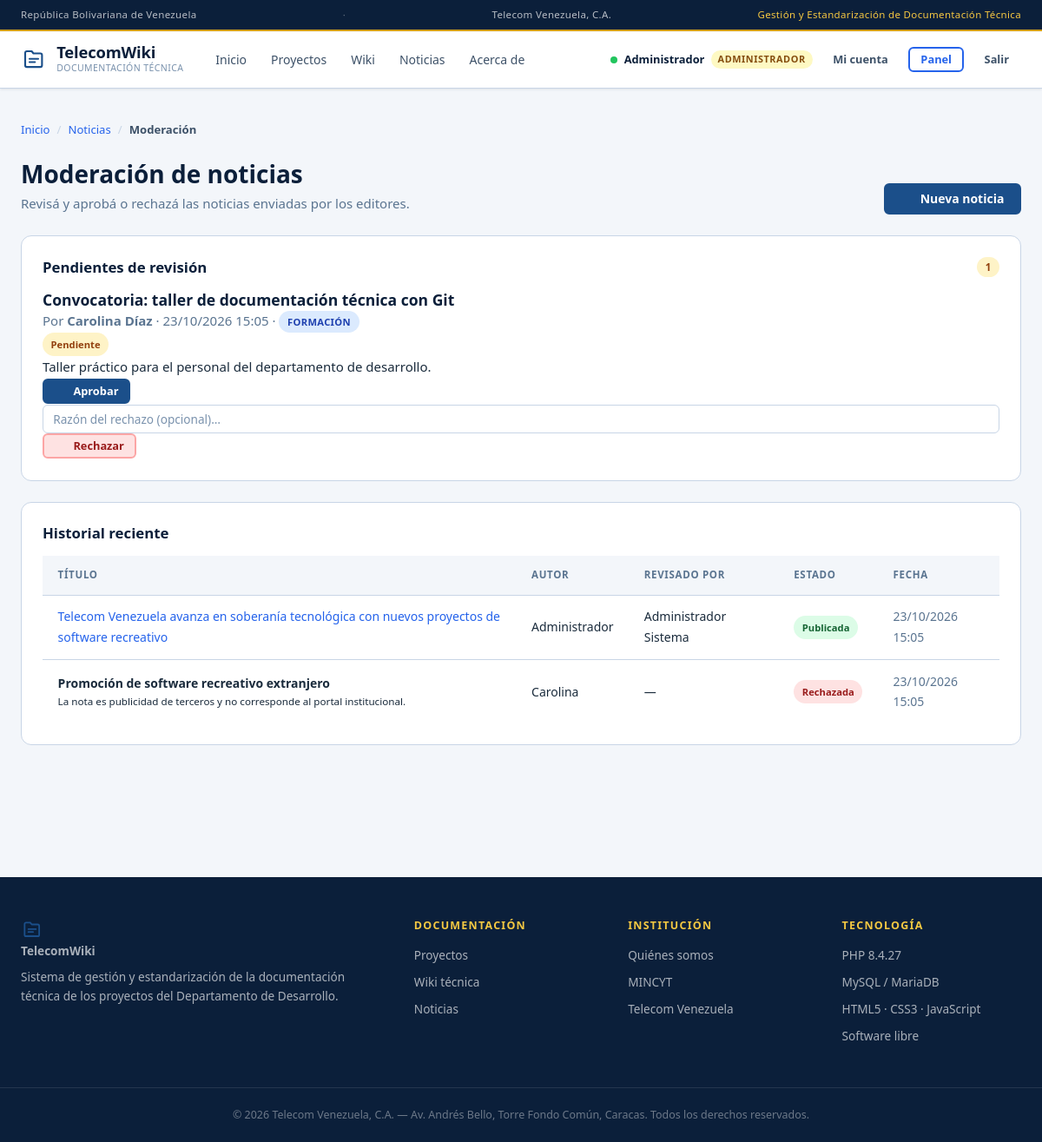
The app's page /frontend/noticias_moderar.php (signed in) with its own data.
### tables this page shows
CREATE TABLE `usuarios` (
    `id`            INT UNSIGNED NOT NULL AUTO_INCREMENT,
    `nombre`        VARCHAR(100)  NOT NULL,
    `apellido`      VARCHAR(100)  NOT NULL,
    `usuario`       VARCHAR(50)   NOT NULL,
    `email`         VARCHAR(150)  NOT NULL,
    `password`      VARCHAR(255)  NOT NULL,
    `rol`           ENUM('lector','editor','supervisor','admin') NOT NULL DEFAULT 'lector',
    `activo`        TINYINT(1)    NOT NULL DEFAULT 1,
    `ultimo_acceso` DATETIME      NULL DEFAULT NULL,
    `creado_en`     DATETIME      NOT NULL DEFAULT CURRENT_TIMESTAMP,
    PRIMARY KEY (`id`),
    UNIQUE KEY `uq_usuarios_usuario` (`usuario`),
    UNIQUE KEY `uq_usuarios_email`   (`email`),
    KEY `idx_usuarios_rol_activo` (`rol`,`activo`)
);

CREATE TABLE `noticias` (
    `id`                INT UNSIGNED NOT NULL AUTO_INCREMENT,
    `titulo`            VARCHAR(300)  NOT NULL,
    `slug`              VARCHAR(320)  NOT NULL,
    `resumen`           VARCHAR(600)  NULL,
    `contenido`         LONGTEXT      NULL,
    `categoria`         VARCHAR(100)  NULL,
    `autor_id`          INT UNSIGNED  NULL,
    `estado`            ENUM('borrador','pendiente','publicada','rechazada') NOT NULL DEFAULT 'pendiente',
    `destacada`         TINYINT(1)    NOT NULL DEFAULT 0,
    `aprobado_por`      INT UNSIGNED  NULL,
    `fecha_publicacion` DATETIME      NULL,
    `razon_rechazo`     TEXT          NULL,
    `creado_en`         DATETIME      NOT NULL DEFAULT CURRENT_TIMESTAMP,
    PRIMARY KEY (`id`),
    UNIQUE KEY `uq_noticias_slug` (`slug`),
    KEY `idx_noticias_estado` (`estado`,`destacada`),
    KEY `idx_noticias_autor`  (`autor_id`),
    KEY `idx_noticias_fecha`  (`fecha_publicacion`),
    KEY `idx_noticias_creado` (`creado_en`),
    CONSTRAINT `fk_noticias_autor`     FOREIGN KEY (`autor_id`)     REFERENCES `usuarios`(`id`) ON DELETE SET NULL,
    CONSTRAINT `fk_noticias_aprobador` FOREIGN KEY (`aprobado_por`) REFERENCES `usuarios`(`id`) ON DELETE SET NULL
);

### frontend/noticias_moderar.php (the view, shortened to what the rows shown need)
<?php
requireLogin();
$pendientes = getDB()->query(
    "SELECT n.id, n.titulo, n.slug, n.resumen, n.categoria, n.creado_en,
            u.nombre AS autor_nombre, u.apellido AS autor_apellido
       FROM noticias n
  LEFT JOIN usuarios u ON u.id = n.autor_id
      WHERE n.estado = 'pendiente'
   ORDER BY n.creado_en ASC"
)->fetchAll();
$historial = getDB()->query(
    "SELECT n.id, n.titulo, n.slug, n.estado, n.razon_rechazo,
            n.fecha_publicacion, n.creado_en,
            a.nombre AS autor_nombre,
            r.nombre AS revisor_nombre, r.apellido AS revisor_apellido
       FROM noticias n
  LEFT JOIN usuarios a ON a.id = n.autor_id
  LEFT JOIN usuarios r ON r.id = n.aprobado_por
      WHERE n.estado IN ('publicada','rechazada')
   ORDER BY n.fecha_publicacion DESC, n.creado_en DESC
      LIMIT 10"
)->fetchAll();
abrirPagina();
?>
<div class="container">
    <div class="seccion-cabecera">
        <div>
            <h1>Moderación de noticias</h1>
        </div>
        <?php if (puede('noticia.crear')): ?>
                <?= icono('plus', 16) ?> Nueva noticia
        <?php endif; ?>
    </div>
    <section class="panel">
        <header class="panel__cabecera">
            <h2 class="panel__titulo">Pendientes de revisión</h2>
        </header>
        <?php if (!$pendientes): ?>
            <p class="vacio">No hay noticias pendientes por revisar.</p>
        <?php else: ?>
            <ul class="lista-moderacion">
                <?php foreach ($pendientes as $n): ?>
                <li class="tarjeta-moderacion">
                    <div class="tarjeta-moderacion__cabecera">
                        <div>
                            <h3><?= e($n['titulo']) ?></h3>
                            <p class="muted">
                                Por <strong><?= e(trim(($n['autor_nombre'] ?? '') . ' ' . ($n['autor_apellido'] ?? ''))) ?: 'Desconocido' ?></strong>
                                · <?= e(fecha($n['creado_en'], 'd/m/Y H:i')) ?>
                                <?php if ($n['categoria']): ?>
                                    · <span class="chip chip--cat"><?= e($n['categoria']) ?></span>
                                <?php endif; ?>
                            </p>
                        </div>
                        <?= badgeEstado('pendiente') ?>
                    </div>
                    <?php if ($n['resumen']): ?>
                        <p class="tarjeta-moderacion__resumen"><?= e($n['resumen']) ?></p>
                    <?php endif; ?>
                    <div class="tarjeta-moderacion__acciones">
                        <form method="post" action="<?= e(url('noticias_moderar.php')) ?>"
                              data-confirm-submit="¿Aprobar y publicar esta noticia?">
                            <button class="btn btn-primary btn-sm" type="submit">
                                <?= icono('check', 15) ?> Aprobar
                            </button>
                        </form>
                        <form method="post" action="<?= e(url('noticias_moderar.php')) ?>"
                              class="formulario-rechazo"
                              data-confirm-submit="¿Rechazar esta noticia?">
                            <input class="form-control form-control--sm" id="razon_<?= (int) $n['id'] ?>"
                                   type="text" name="razon_rechazo" maxlength="500"
                                   placeholder="Razón del rechazo (opcional)…">
                            <button class="btn btn-danger btn-sm" type="submit">
                                <?= icono('close', 15) ?> Rechazar
                            </button>
                        </form>
                    </div>
                </li>
                <?php endforeach; ?>
            </ul>
        <?php endif; ?>
    </section>
    <section class="panel">
        <header class="panel__cabecera">
            <h2 class="panel__titulo">Historial reciente</h2>
        </header>
        <?php if (!$historial): ?>
            <p class="vacio">Todavía no hay noticias revisadas.</p>
        <?php else: ?>
            <div class="tabla-envoltura">
                <table class="tabla-datos">
                    <thead>
                        <tr>
                            <th scope="col">Título</th>
                            <th scope="col">Autor</th>
                            <th scope="col">Revisado por</th>
                            <th scope="col">Estado</th>
                            <th scope="col">Fecha</th>
                        </tr>
                    </thead>
                    <tbody>
                        <?php foreach ($historial as $h): ?>
                        <tr>
                            <td>
                                <?php if ($h['estado'] === 'publicada'): ?>
                                    <a href="<?= e(url('noticia.php?slug=' . urlencode($h['slug']))) ?>">
                                        <?= e($h['titulo']) ?>
                                    </a>
                                <?php else: ?>
                                    <strong><?= e($h['titulo']) ?></strong>
                                <?php endif; ?>
                                <?php if ($h['razon_rechazo']): ?>
                                    <small class="bloque">
                                        <?= e($h['razon_rechazo']) ?>
                                    </small>
                                <?php endif; ?>
                            </td>
                            <td><?= e(trim(($h['autor_nombre'] ?? '') . ' ' . ($h['autor_apellido'] ?? ''))) ?: '—' ?></td>
                            <td><?= e(trim(($h['revisor_nombre'] ?? '') . ' ' . ($h['revisor_apellido'] ?? ''))) ?: '—' ?></td>
                            <td><?= badgeEstado($h['estado']) ?></td>
                            <td class="muted"><?= $h['fecha_publicacion']
                                ? e(fecha($h['fecha_publicacion'], 'd/m/Y H:i'))
                                : e(fecha($h['creado_en'], 'd/m/Y H:i')) ?></td>
                        </tr>
                        <?php endforeach; ?>
                    </tbody>
                </table>
            </div>
        <?php endif; ?>
    </section>
</div>

### frontend/partials/header.php (shortened to what the rows shown need)
<?php
$usuario    = currentUser();
?>
<!DOCTYPE html>
<html lang="es">
<head>
    <link rel="stylesheet" href="<?= e(url('css/base.css')) ?>">
    <link rel="stylesheet" href="<?= e(url('css/layout.css')) ?>">
    <link rel="stylesheet" href="<?= e(url('css/components.css')) ?>">
    <link rel="stylesheet" href="<?= e(url('css/pages.css')) ?>">
</head>
<body>
<header class="site-header">
    <div class="site-header__inner container">
        <div class="site-header__actions">
<?php if ($usuario === null): ?>
            <a class="btn btn-outline btn-sm" href="<?= e(url('login.php')) ?>">
                <svg width="16" height="16" viewBox="0 0 20 20" fill="currentColor" aria-hidden="true">
                    <path d="M8 4H5a1 1 0 0 0-1 1v10a1 1 0 0 0 1 1h3M12 7l3 3-3 3M15 10H8"/>
                </svg>
                Iniciar sesión
            </a>
<?php else: ?>
            <span class="user-badge">
                <span class="user-dot" aria-hidden="true"></span>
                <span class="user-badge__nombre"><?= e($usuario['nombre']) ?></span>
                <?= badgeRol($usuario['rol']) ?>
            </span>
            <a class="btn btn-ghost btn-sm" href="<?= e(url('cuenta.php')) ?>">
                Mi cuenta
            </a>
            <?php if (puede('panel.acceder')): ?>
                <a class="btn btn-outline btn-sm" href="<?= e(url('admin/index.php')) ?>">Panel</a>
            <?php endif; ?>
            <form class="form-salir" method="post" action="<?= e(url('logout.php')) ?>">
                <button class="btn btn-ghost btn-sm" type="submit">Salir</button>
            </form>
<?php endif; ?>
        </div>
    </div>
</header>
<main id="contenido" class="main-content">

### backend/lib/render.php (shortened to what the rows shown need)
<?php
function badgeEstado(string $estado): string {
    return '<span class="status-badge status-' . e($estado) . '">'
         . e(etiquetaEstado($estado)) . '</span>';
}
function badgeRol(string $rol): string {
    return '<span class="role-tag role-' . e($rol) . '">' . e(etiquetaRol($rol)) . '</span>';
}

### backend/lib/helpers.php (shortened to what the rows shown need)
<?php
function e(?string $s): string {
    return htmlspecialchars($s ?? '', ENT_QUOTES | ENT_SUBSTITUTE, 'UTF-8');
}
function url(string $ruta = ''): string {
    return SITE_URL . '/' . ltrim($ruta, '/');
}
function fecha(?string $fecha, string $formato = 'd/m/Y'): string {
    $ts = strtotime($fecha);
    return $ts ? date($formato, $ts) : '—';
}
function etiquetaEstado(string $estado): string {
    $mapa = [
        'activo'      => 'Activo',
        'en_desarrollo' => 'En desarrollo',
        'pausado'     => 'Pausado',
        'archivado'   => 'Archivado',
        'borrador'    => 'Borrador',
        'pendiente'   => 'Pendiente',
        'publicada'   => 'Publicada',
        'rechazada'   => 'Rechazada',
    ];
    return $mapa[$estado] ?? ucfirst(str_replace('_', ' ', $estado));
}
function etiquetaRol(string $rol): string {
    $mapa = ['lector' => 'Lector', 'editor' => 'Editor',
             'supervisor' => 'Supervisor', 'admin' => 'Administrador'];
    return $mapa[$rol] ?? ucfirst($rol);
}
function icono(string $nombre, int $size = 18): string {
    $d = $paths[$nombre] ?? $paths['folder'];
    return '<svg class="icon" width="' . $size . '" height="' . $size
         . '" viewBox="0 0 20 20" fill="currentColor" aria-hidden="true" focusable="false">'
         . $d . '</svg>';
}

### records on screen
usuarios: nombre "Administrador", rol "ADMINISTRADOR"
noticias: titulo "Convocatoria: taller de documentación técnica con Git", autor.apellido "Carolina Díaz", creado_en "23/10/2026 15:05", categoria "FORMACIÓN", resumen "Taller práctico para el personal del departamento de desarrollo."
noticias: titulo "Telecom Venezuela avanza en soberanía tecnológica con nuevos proyectos de software recreativo", aprobado_por.nombre "Administrador", aprobado_por.apellido "Administrador Sistema", estado "Publicada", fecha_publicacion "23/10/2026 15:05"
noticias: titulo "Promoción de software recreativo extranjero", razon_rechazo "La nota es publicidad de terceros y no corresponde al portal institucional.", autor.nombre "Carolina", revisor_apellido "—", estado "Rechazada", creado_en "23/10/2026 15:05"

### other values on screen
SITE_TAGLINE "Gestión y Estandarización de Documentación Técnica"
SITE_NAME "TelecomWiki"
$texto "Inicio"
$texto "Proyectos"
$texto "Wiki"
$texto "Noticias"
$texto "Acerca de"
$nombre "Inicio"
$nombre "Noticias"
$nombre "Moderación"
count($pendientes) "1"
PHP_VERSION "8.4.27"
